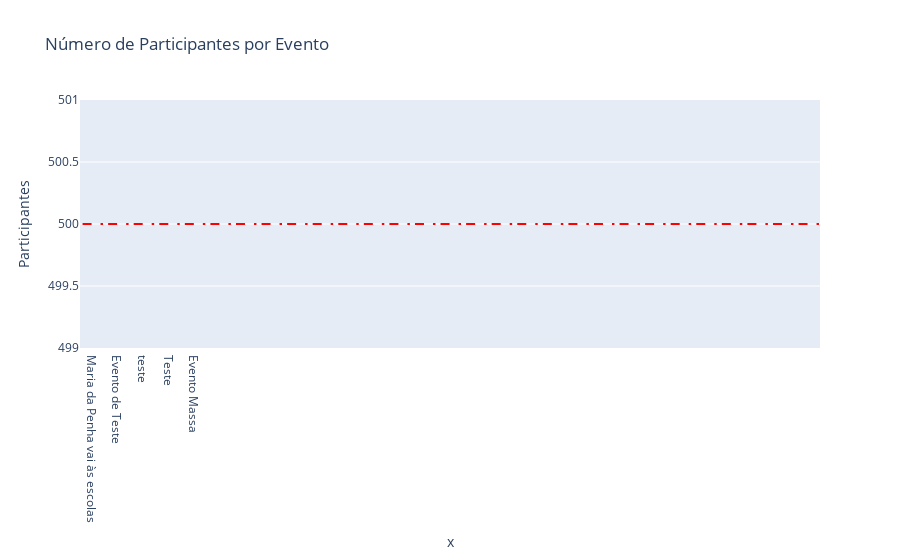

Write notebook code for a chart like this one.
### Code cell
# Crie o gráfico de barras
fig = px.bar(df_events, x=df.name, y='participantsNumber', title='Número de Participantes por Evento')

# Adicione a linha horizontal a cada barra
for x in range(len(df_events)):
    fig.add_shape(
        type='line',
        x0=x-0.4,  # ajuste esses valores conforme necessário
        x1=x+0.4,  # ajuste esses valores conforme necessário
        y0=500,
        y1=500,
        line=dict(color='Red', dash='dash'),
    )

# Altere o rótulo do eixo y para 'Participantes'
fig.update_yaxes(title_text='Participantes')

# Mostre o gráfico
fig.show()

### Figure 1 — Plotly figure (JSON) as saved in the notebook; plotly's stock layout.template omitted (floating-point values rounded to 4 significant figures)
{"data": [{"alignmentgroup": "True", "hovertemplate": "x=%{x}<br>participantsNumber=%{y}<extra></extra>", "legendgroup": "", "marker": {"color": "#636efa", "pattern": {"shape": ""}}, "name": "", "offsetgroup": "", "orientation": "v", "showlegend": false, "textposition": "auto", "type": "bar", "x": ["Maria da Penha vai às escolas", "Maria da Penha vai às escolas", "Evento de Teste", "Maria da Penha vai às escolas", "teste", "Maria da Penha vai às escolas", "Maria da Penha vai às escolas", "Maria da Penha vai às escolas", "Maria da Penha vai às escolas", "Maria da Penha vai às escolas", "Maria da Penha vai às escolas", "Maria da Penha vai às escolas", "Maria da Penha vai às escolas", "Maria da Penha vai às escolas", "Maria da Penha vai às escolas", "Maria da Penha vai às escolas", "Maria da Penha vai às escolas", "Maria da Penha vai às escolas", "Teste", "Maria da Penha vai às escolas", "Maria da Penha vai às escolas", "Maria da Penha vai às escolas", "Maria da Penha vai às escolas", "Maria da Penha vai às escolas", "Maria da Penha vai às escolas", "Maria da Penha vai às escolas", "Teste", "Evento Massa", "Teste"], "xaxis": "x", "y": [null, null, null, null, null, null, null, null, null, null, null, null, null, null, null, null, null, null, null, null, null, null, null, null, null, null, null, null, null], "yaxis": "y"}], "layout": {"barmode": "relative", "legend": {"tracegroupgap": 0}, "shapes": [{"line": {"color": "Red", "dash": "dash"}, "type": "line", "x0": -0.4, "x1": 0.4, "y0": 500, "y1": 500}, {"line": {"color": "Red", "dash": "dash"}, "type": "line", "x0": 0.6, "x1": 1.4, "y0": 500, "y1": 500}, {"line": {"color": "Red", "dash": "dash"}, "type": "line", "x0": 1.6, "x1": 2.4, "y0": 500, "y1": 500}, {"line": {"color": "Red", "dash": "dash"}, "type": "line", "x0": 2.6, "x1": 3.4, "y0": 500, "y1": 500}, {"line": {"color": "Red", "dash": "dash"}, "type": "line", "x0": 3.6, "x1": 4.4, "y0": 500, "y1": 500}, {"line": {"color": "Red", "dash": "dash"}, "type": "line", "x0": 4.6, "x1": 5.4, "y0": 500, "y1": 500}, {"line": {"color": "Red", "dash": "dash"}, "type": "line", "x0": 5.6, "x1": 6.4, "y0": 500, "y1": 500}, {"line": {"color": "Red", "dash": "dash"}, "type": "line", "x0": 6.6, "x1": 7.4, "y0": 500, "y1": 500}, {"line": {"color": "Red", "dash": "dash"}, "type": "line", "x0": 7.6, "x1": 8.4, "y0": 500, "y1": 500}, {"line": {"color": "Red", "dash": "dash"}, "type": "line", "x0": 8.6, "x1": 9.4, "y0": 500, "y1": 500}, {"line": {"color": "Red", "dash": "dash"}, "type": "line", "x0": 9.6, "x1": 10.4, "y0": 500, "y1": 500}, {"line": {"color": "Red", "dash": "dash"}, "type": "line", "x0": 10.6, "x1": 11.4, "y0": 500, "y1": 500}, {"line": {"color": "Red", "dash": "dash"}, "type": "line", "x0": 11.6, "x1": 12.4, "y0": 500, "y1": 500}, {"line": {"color": "Red", "dash": "dash"}, "type": "line", "x0": 12.6, "x1": 13.4, "y0": 500, "y1": 500}, {"line": {"color": "Red", "dash": "dash"}, "type": "line", "x0": 13.6, "x1": 14.4, "y0": 500, "y1": 500}, {"line": {"color": "Red", "dash": "dash"}, "type": "line", "x0": 14.6, "x1": 15.4, "y0": 500, "y1": 500}, {"line": {"color": "Red", "dash": "dash"}, "type": "line", "x0": 15.6, "x1": 16.4, "y0": 500, "y1": 500}, {"line": {"color": "Red", "dash": "dash"}, "type": "line", "x0": 16.6, "x1": 17.4, "y0": 500, "y1": 500}, {"line": {"color": "Red", "dash": "dash"}, "type": "line", "x0": 17.6, "x1": 18.4, "y0": 500, "y1": 500}, {"line": {"color": "Red", "dash": "dash"}, "type": "line", "x0": 18.6, "x1": 19.4, "y0": 500, "y1": 500}, {"line": {"color": "Red", "dash": "dash"}, "type": "line", "x0": 19.6, "x1": 20.4, "y0": 500, "y1": 500}, {"line": {"color": "Red", "dash": "dash"}, "type": "line", "x0": 20.6, "x1": 21.4, "y0": 500, "y1": 500}, {"line": {"color": "Red", "dash": "dash"}, "type": "line", "x0": 21.6, "x1": 22.4, "y0": 500, "y1": 500}, {"line": {"color": "Red", "dash": "dash"}, "type": "line", "x0": 22.6, "x1": 23.4, "y0": 500, "y1": 500}, {"line": {"color": "Red", "dash": "dash"}, "type": "line", "x0": 23.6, "x1": 24.4, "y0": 500, "y1": 500}, {"line": {"color": "Red", "dash": "dash"}, "type": "line", "x0": 24.6, "x1": 25.4, "y0": 500, "y1": 500}, {"line": {"color": "Red", "dash": "dash"}, "type": "line", "x0": 25.6, "x1": 26.4, "y0": 500, "y1": 500}, {"line": {"color": "Red", "dash": "dash"}, "type": "line", "x0": 26.6, "x1": 27.4, "y0": 500, "y1": 500}, {"line": {"color": "Red", "dash": "dash"}, "type": "line", "x0": 27.6, "x1": 28.4, "y0": 500, "y1": 500}], "title": {"text": "Número de Participantes por Evento"}, "xaxis": {"anchor": "y", "domain": [0, 1], "title": {"text": "x"}}, "yaxis": {"anchor": "x", "domain": [0, 1], "title": {"text": "Participantes"}}}}
